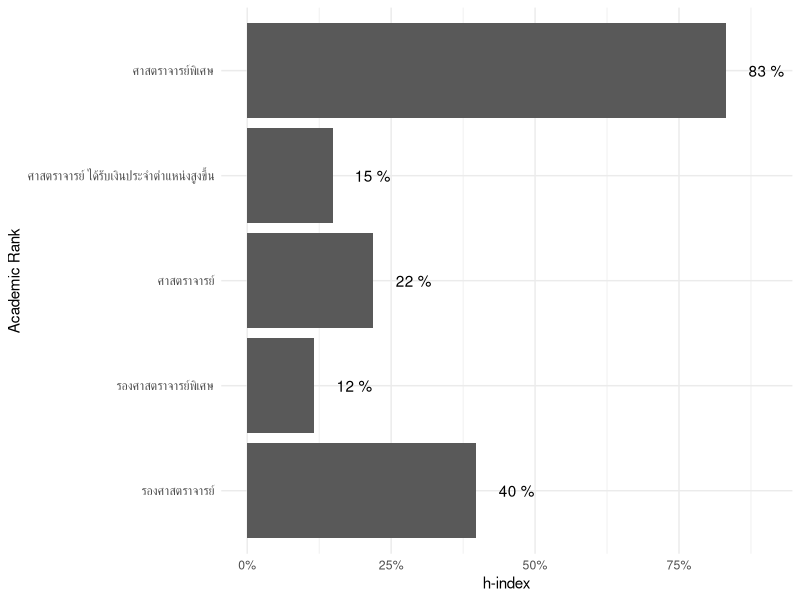
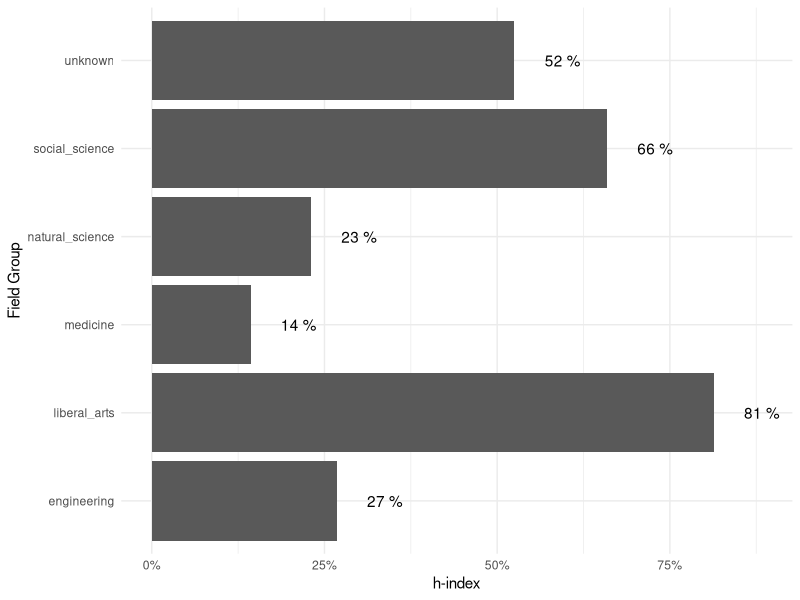
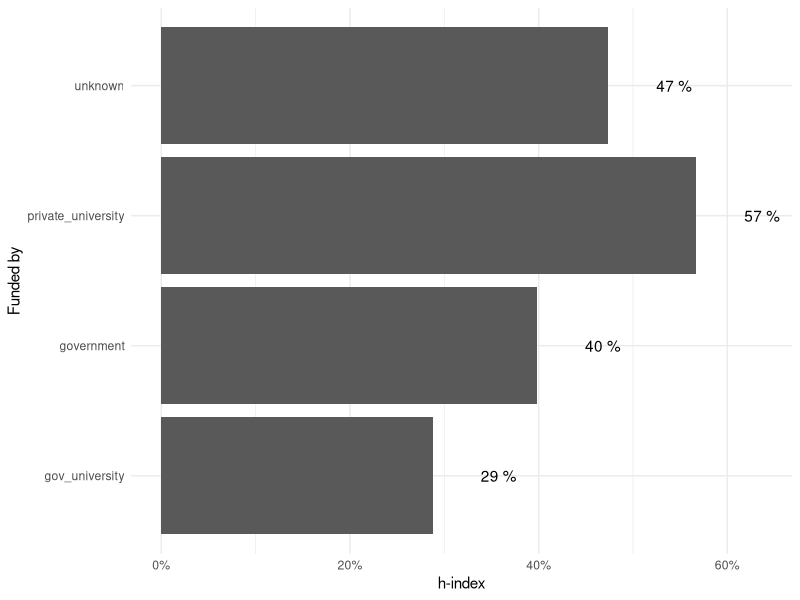
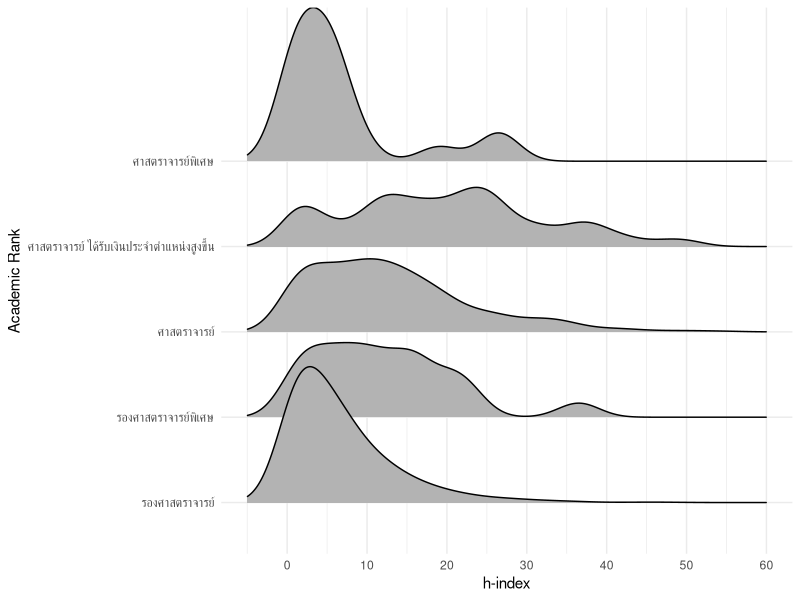
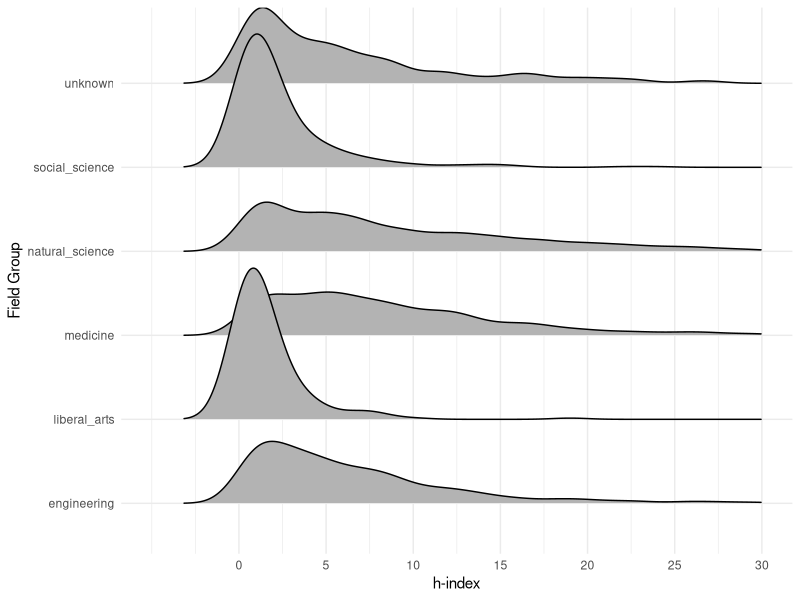
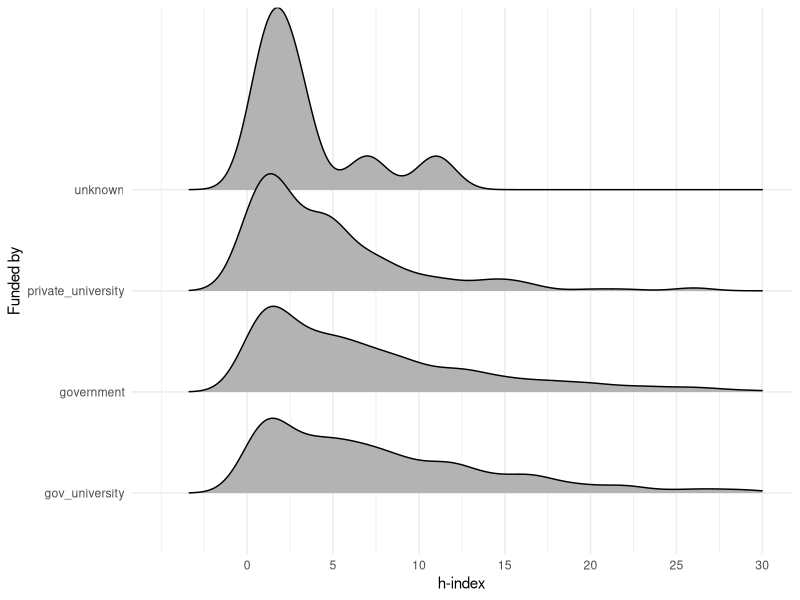

Generate these figures, in order, with R:
## ---- chunk 1
knitr::opts_chunk$set(echo = FALSE, warning = FALSE, message = FALSE)
les_packages = sapply(c('tidyverse','data.table', 'DT',
                        'lubridate','ggthemes','ggridges'),
                      require, character.only = TRUE)
Sys.setlocale("LC_CTYPE", "thai")
options(encoding="UTF-8")
## ---- chunk 2
df = fread('data/octopus_field_group.csv',data.table = FALSE,
           encoding = 'UTF-8') 
## ---- chunk 3
df$missing_h_index = is.na(df$h_index)
agg = df %>% group_by(academic_rank) %>% 
  summarise(missing_h_index=mean(missing_h_index))
g = ggplot(agg, aes(x=academic_rank,y=missing_h_index)) +
  geom_col() + theme_minimal() + coord_flip()+
  geom_text(aes(x=academic_rank,y=missing_h_index+0.07,
            label=paste(round(100*missing_h_index),'%')))+
  scale_y_continuous(labels = scales::percent)+
  ylab('h-index') + xlab('Academic Rank')
g
## ---- chunk 4
agg = df %>% group_by(field_group) %>% 
  summarise(missing_h_index=mean(missing_h_index))
g = ggplot(agg, aes(x=field_group,y=missing_h_index)) +
  geom_col() + theme_minimal() + coord_flip()+
  geom_text(aes(x=field_group,y=missing_h_index+0.07,
            label=paste(round(100*missing_h_index),'%')))+
  scale_y_continuous(labels = scales::percent)+
  ylab('h-index') + xlab('Field Group')
g
## ---- chunk 5
agg = df %>% group_by(funded_by) %>% 
  summarise(missing_h_index=mean(missing_h_index))
g = ggplot(agg, aes(x=funded_by,y=missing_h_index)) +
  geom_col() + theme_minimal() + coord_flip()+
  geom_text(aes(x=funded_by,y=missing_h_index+0.07,
            label=paste(round(100*missing_h_index),'%')))+
  scale_y_continuous(labels = scales::percent)+
  ylab('h-index') + xlab('Funded by')
g
## ---- chunk 6
d = df %>% filter(!is.na(h_index))
g = ggplot(d,aes(x = h_index, y = academic_rank, )) +
  geom_density_ridges() + theme_minimal() +
  xlab('h-index') + ylab('Academic Rank')+
  scale_x_continuous(breaks = seq(0,60,10),limits=c(-5,60))

g
## ---- chunk 7
d = df %>% filter(!is.na(h_index))
g = ggplot(d,aes(x = h_index, y = field_group, )) +
  geom_density_ridges() + theme_minimal() +
  xlab('h-index') + ylab('Field Group')+
  scale_x_continuous(breaks = seq(0,30,5),limits=c(-5,30))

g
## ---- chunk 8
d = df %>% filter(!is.na(h_index))
g = ggplot(d,aes(x = h_index, y = funded_by, )) +
  geom_density_ridges() + theme_minimal() +
  xlab('h-index') + ylab('Funded by')+
  scale_x_continuous(breaks = seq(0,30,5),limits=c(-5,30))

g
